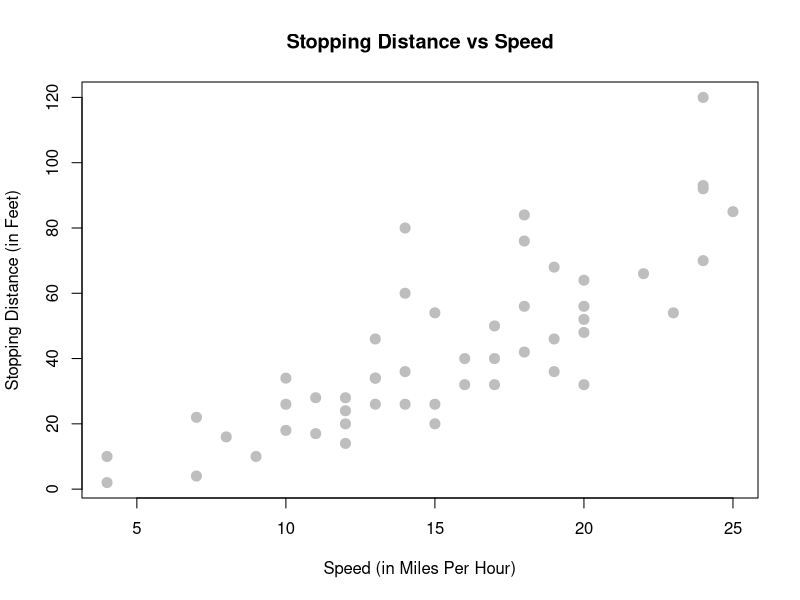
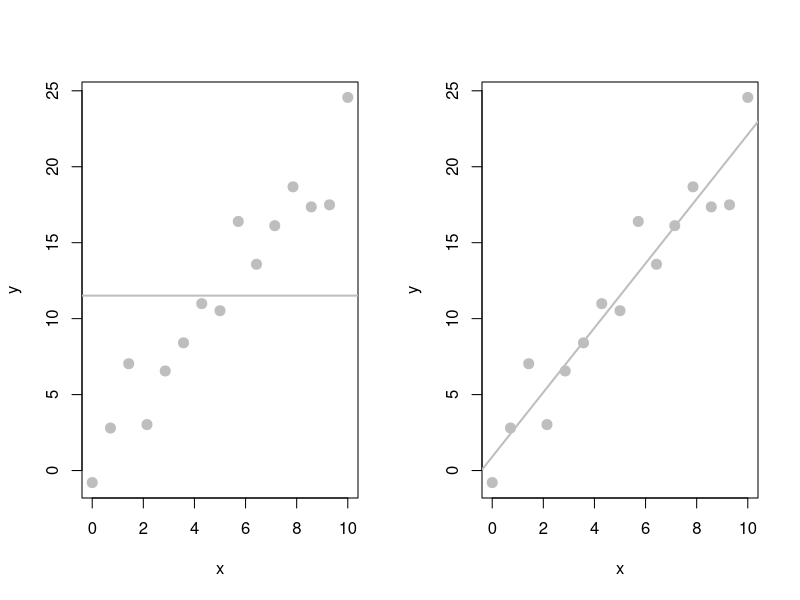
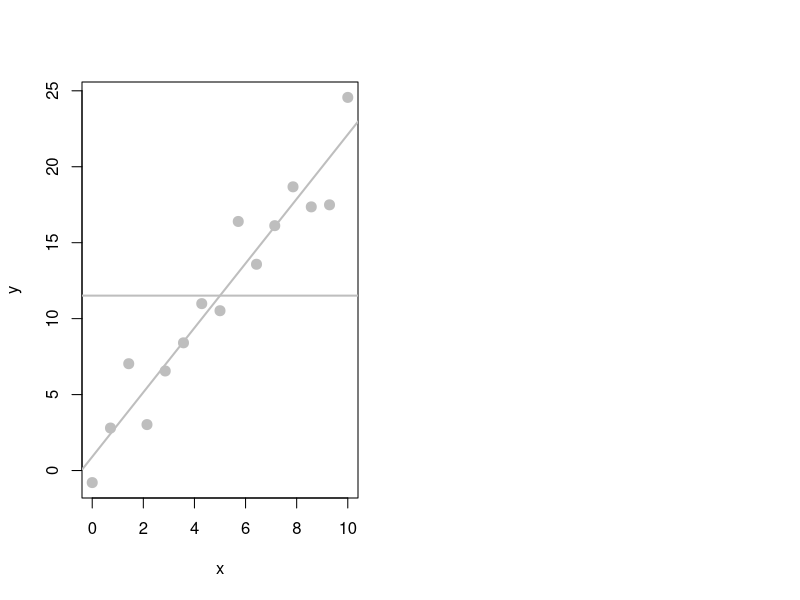

R code for these plots, in order:
## ---- chunk 1
plot(dist ~ speed, data = cars,
     xlab = "Speed (in Miles Per Hour)",
     ylab = "Stopping Distance (in Feet)",
     main = "Stopping Distance vs Speed",
     pch  = 20,
     cex  = 2,
     col  = "grey")
## ---- chunk 2
generate_data = function(int = 1,
                         slope = 2,
                         sigma = 5,
                         n_obs = 15,
                         x_min = 0,
                         x_max = 10) {
  x = seq(x_min, x_max, length.out = n_obs)
  y = int + slope * x + rnorm(n_obs, 0, sigma)
  fit = lm(y ~ x)
  y_hat = fitted(fit)
  y_bar = rep(mean(y), n_obs)
  data.frame(x, y, y_hat, y_bar)
}
## ---- chunk 3
set.seed(2)
reg_data = generate_data(sigma = 2)
par(mfrow = c(1, 2))
plot(reg_data$x, reg_data$y, main = "", 
     xlab = "x", ylab = "y", pch = 20, cex = 2, col = "grey")
abline(h = mean(reg_data$y), col = "grey", lwd = 2)
plot(reg_data$x, reg_data$y, main = "", 
     xlab = "x", ylab = "y", pch = 20, cex = 2, col = "grey")
fit = lm(y ~ x, data = reg_data)
abline(fit, col = "grey", lwd = 2)
## ---- chunk 4
set.seed(2)
reg_data = generate_data(sigma = 2)
plot(reg_data$x, reg_data$y, main = "", 
     xlab = "x", ylab = "y", pch = 20, cex = 2, col = "grey")
abline(h = mean(reg_data$y), col = "grey", lwd = 2)
fit = lm(y ~ x, data = reg_data)
abline(fit, col = "grey", lwd = 2)
